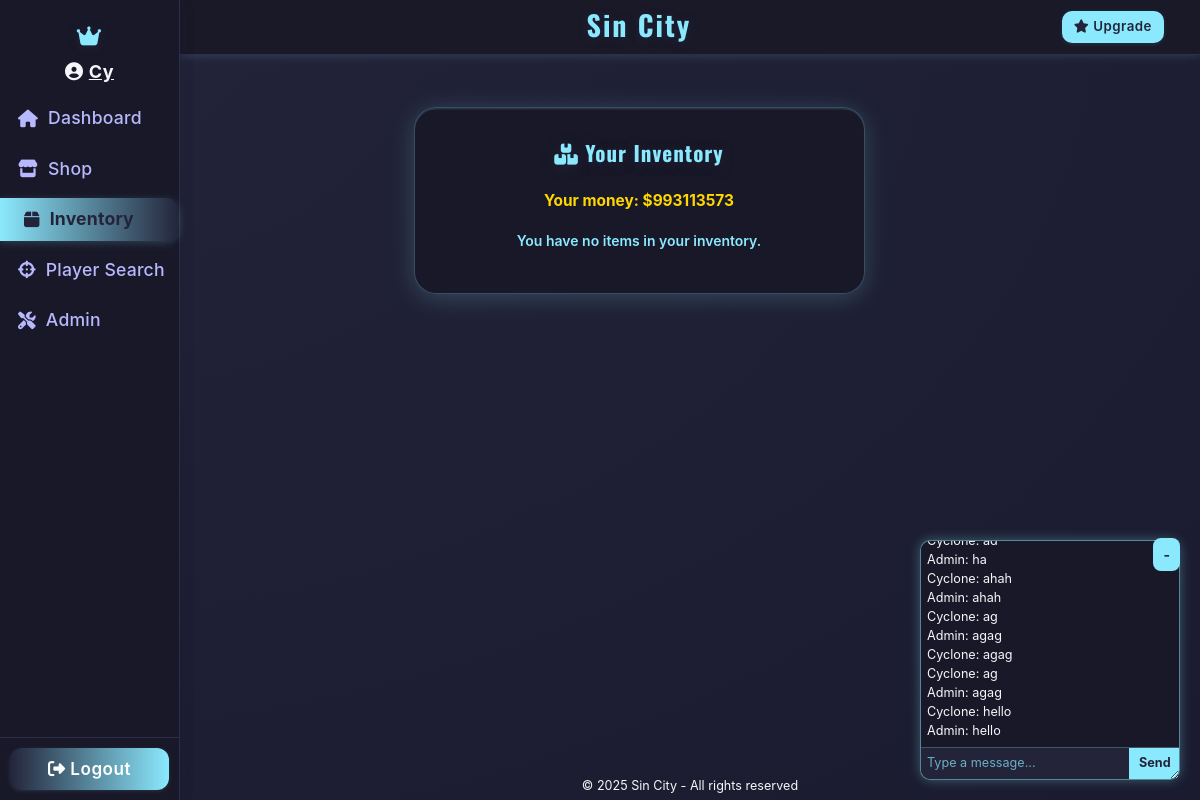
Page /inventory (signed in) on the earlier database version.
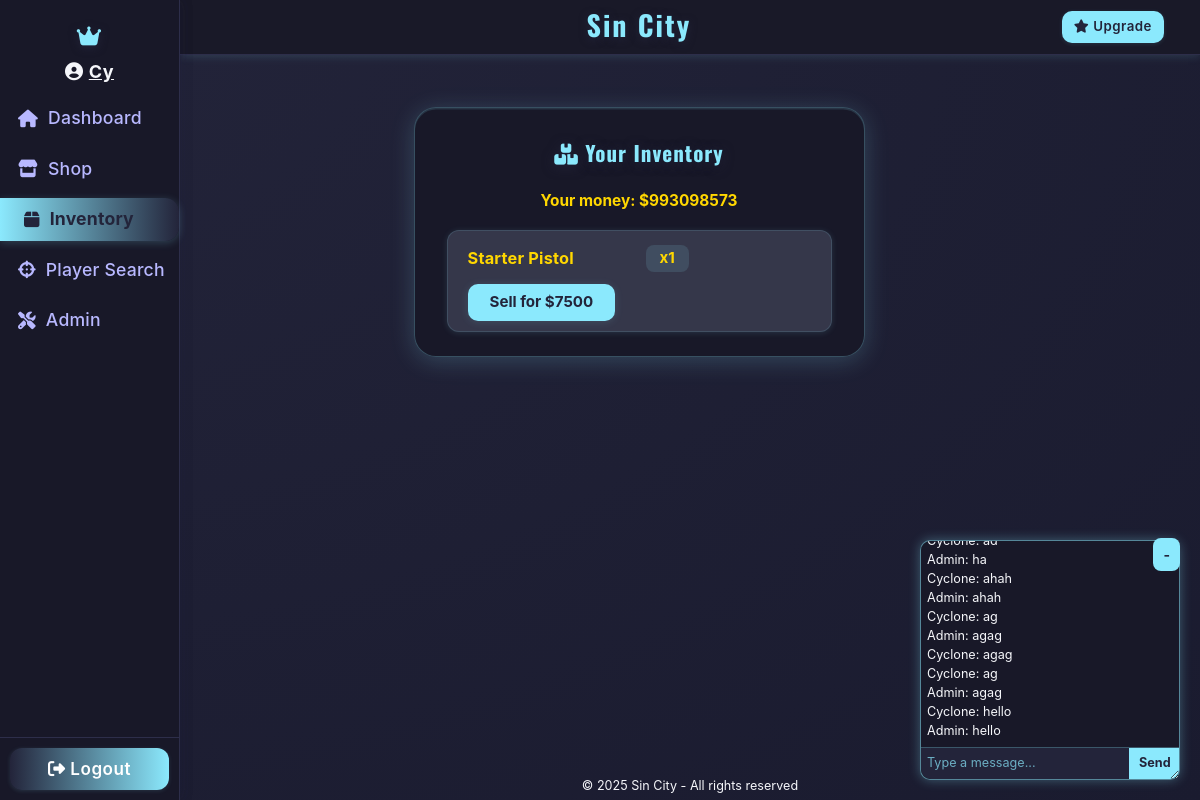
Same page on the later database version.
### app.py (models this page shows)
class Character(db.Model):
    id = db.Column(db.Integer, primary_key=True)
    master_id = db.Column(db.Integer, nullable=False)
    name = db.Column(db.String(32), nullable=False)
    health = db.Column(db.Integer, default=100)
    money = db.Column(db.Integer, default=0)
    level = db.Column(db.Integer, default=1)
    xp = db.Column(db.Integer, default=0)
    is_alive = db.Column(db.Boolean, default=True)
    user_id = db.Column(db.Integer, db.ForeignKey('user.id'), nullable=True)
    gun_id = db.Column(db.Integer, db.ForeignKey('gun.id'), nullable=True)
    gun = db.relationship('Gun', backref='characters', uselist=False)
    profile_image = db.Column(db.String(256), nullable=True)
    earn_streak = db.Column(db.Integer, default=0)
    last_earned = db.Column(db.DateTime, nullable=True)

class UserInventory(db.Model):
    id = db.Column(db.Integer, primary_key=True)
    user_id = db.Column(db.Integer, db.ForeignKey('user.id'), nullable=False)
    item_id = db.Column(db.Integer, db.ForeignKey('shop_item.id'), nullable=False)
    quantity = db.Column(db.Integer, default=1, nullable=False)
    user = db.relationship('User', backref='inventory')
    item = db.relationship('ShopItem')

class ShopItem(db.Model):
    id = db.Column(db.Integer, primary_key=True)
    name = db.Column(db.String(64), nullable=False)
    description = db.Column(db.String(256))
    price = db.Column(db.Integer, nullable=False)
    stock = db.Column(db.Integer, nullable=False, default=0)
    is_gun = db.Column(db.Boolean, default=False)
    damage = db.Column(db.Integer, default=0)

### app.py (the view, shortened to what this page needs)
@app.route('/inventory', methods=['GET', 'POST'])
@login_required
def inventory():
    character = Character.query.filter_by(master_id=current_user.id, is_alive=True).first()
    if not character:
        flash("No character found.", "danger")
        return redirect(url_for('dashboard'))
    inventory_items = UserInventory.query.filter_by(user_id=current_user.id).all()
    return render_template('inventory.html', inventory_items=inventory_items, character=character)

### app.py (called while the page is built)
@app.before_request
def update_last_seen():
    if current_user.is_authenticated:
        current_user.last_seen = datetime.utcnow()
        if current_user.premium and current_user.premium_until and current_user.premium_until < datetime.utcnow():
            current_user.premium = False
            db.session.commit()
        db.session.commit()

@app.before_request
def enable_sqlite_fk():
    if db.engine.url.drivername == 'sqlite':
        with db.engine.connect() as conn:
            conn.execute(db.text("PRAGMA foreign_keys=ON"))

@app.before_request
def check_character_alive():
    if current_user.is_authenticated:
        char = Character.query.filter_by(master_id=current_user.id).first()
        if not char or not char.is_alive:
            if request.endpoint not in ('create_character', 'logout', 'static'):
                return redirect(url_for('create_character'))

@login_manager.user_loader
def load_user(user_id):
    return db.session.get(User, int(user_id))

@app.context_processor
def inject_current_character():
    from flask_login import current_user
    if current_user.is_authenticated:
        character = Character.query.filter_by(master_id=current_user.id, is_alive=True).first()
        return dict(current_character=character)
    return dict(current_character=None)

### templates/inventory.html (shortened to what this page needs)
{% extends "base.html" %}
{% block content %}
<div class="shop-container">
  <h1 class="shop-title"><i class="fa-solid fa-boxes-stacked"></i> Your Inventory</h1>
    <span class="shop-money">Your money: ${{ character.money }}</span>
    {% if not inventory_items %}
        <p class="shop-message">You have no items in your inventory.</p>
    {% endif %}
  {% for entry in inventory_items %}
    <div class="shop-item">
      <div class="shop-item-header">
        <div class="shop-item-name">{{ entry.item.name }}</div>
        <div class="shop-item-price">x{{ entry.quantity }}</div>
      </div>
      <div class="shop-item-actions">
        <form method="POST" action="{{ url_for('inventory') }}">
          <button type="submit" class="shop-buy-btn">Sell for ${{ entry.item.price // 2 }}</button>
        </form>
      </div>
    </div>
  {% endfor %}
</div>
{% endblock %}

### templates/base.html (shortened to what this page needs)
<!DOCTYPE html>
<html lang="en">
<head>
  <link rel="stylesheet" href="https://cdn.jsdelivr.net/npm/bootstrap@4.6.2/dist/css/bootstrap.min.css">
  <link rel="stylesheet" href="https://cdnjs.cloudflare.com/ajax/libs/font-awesome/6.4.2/css/all.min.css">
</head>
<body>
  <div class="layout-root">
    <div class="sidebar {% if request.endpoint in ['login', 'register'] %}d-none{% endif %}">
    <nav class="sidebar">
      <div class="sidebar-header">
        <i class="fas fa-crown"></i>
      </div>
      {% if current_user.is_authenticated %}
      <div class="sidebar-user">
        <i class="fas fa-user-circle"></i>
          <a href="{{ url_for('profile', username=current_user.username) }}" style="color:inherit; text-decoration: underline;">
          <strong>{{ current_character.name }}</strong>
          </a>
      </div>
      {% endif %}
      <div class="sidebar-nav">
        <a href="{{ url_for('dashboard') }}" class="{% if request.endpoint == 'dashboard' %}active{% endif %}">
          <i class="fas fa-home"></i> <span>Dashboard</span>
        </a>
        <a href="{{ url_for('shop') }}" class="{% if request.endpoint == 'shop' %}active{% endif %}">
          <i class="fas fa-store"></i> <span>Shop</span>
        </a>
        <a href="{{ url_for('inventory') }}" class="{% if request.endpoint == 'inventory' %}active{% endif %}">
          <i class="fas fa-box"></i> <span>Inventory</span>
        </a>
        <a href="{{ url_for('player_search') }}" class="{% if request.endpoint == 'player_search' %}active{% endif %}">
            <i class="fas fa-crosshairs"></i> <span>Player Search</span>
        </a>
        {% if current_user.is_authenticated and current_user.is_admin %}
        <a href="{{ url_for('admin.index') }}" class="{% if request.endpoint == 'admin.index' %}active{% endif %}">
          <i class="fas fa-tools"></i> <span>Admin</span>
        </a>
        {% endif %}
      </div>
      <div class="sidebar-footer">
        {% if current_user.is_authenticated %}
        <a href="{{ url_for('logout') }}" class="btn"><i class="fas fa-sign-out-alt"></i> Logout</a>
        {% endif %}
      </div>
    </nav>
    </div>
    <div class="main-area">
      <header class="topbar">
        <span class="topbar-title">
          {% block topbar_title %}Sin City{% endblock %}
        </span>
        <div class="topbar-actions">
          {% block topbar_actions %}
          {% if current_user.is_authenticated and not current_user.premium %}
          <form action="{{ url_for('upgrade') }}" method="post" class="d-inline">
            <button type="submit" class="btn">
              <i class="fas fa-star"></i> Upgrade
            </button>
          </form>
          {% elif current_user.is_authenticated and current_user.premium %}
          <span class="badge badge-success p-2" style="font-size:1em;">
            <i class="fas fa-crown"></i> Premium
          </span>
          {% endif %}
          {% endblock %}
        </div>
      </header>
      <main class="content-area">
        {% block content %}{% endblock %}
      </main>
      <footer>
        &copy; {{ current_year if current_year else "2025" }} Sin City - All rights reserved
      </footer>
    </div>
    <div id="floating-chat">
    <div id="chat-messages"></div>
    <form id="chat-form">
        <input type="text" id="chat-input" placeholder="Type a message..." autocomplete="off" />
        <button type="submit" id="chat-submit">Send</button>
    </form>
</div>
<button onclick="toggleChat()" style="
      position: fixed;
      bottom: 229px;
      right: 20px;
      z-index: 10000;
      background: #8be9fd;
      color: #23243a;
      padding: 6px 10px;
      border-radius: 8px;
      border: none;
      font-weight: 700;
    ">-</button>
  </div>
</body>
</html>

Differences in the rows shown:
changed Character "Cy": money "993113573" → "993098573"
added UserInventory: item.name "Starter Pistol", quantity "1", item "7500"
Other differences:
text no longer shown: "You have no items in your inventory."
